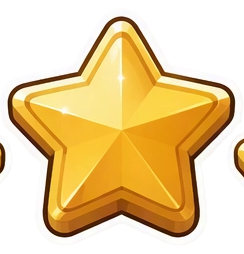
#> input picture Assets/UI/star_center.png, 244 x 254 px
$ python prepare_game_ui.py
#> lines starting #> are read from the running program, lines starting #| are printed output that depends on the picture
"""Prepare a clean star and a redistributable Chinese font for the supplied UI."""
from pathlib import Path
import urllib.request
from PIL import Image
from fontTools import subset

ROOT = Path(__file__).resolve().parents[1]
OUT = ROOT / 'Assets/UI/Prepared'
OUT.mkdir(parents=True, exist_ok=True)

# The center-star image includes slivers of its neighbours. Retain only the
# largest alpha-connected component; do not redraw the user's artwork.
image = Image.open(ROOT / 'Assets/UI/star_center.png').convert('RGBA')
#> image is the input picture: PIL image 244x254 RGBA; mean R, G, B, A 139.3, 111.5, 59.4, 152.6
alpha = image.getchannel('A')
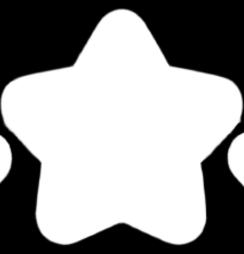
#> alpha: PIL image 244x254 L; min 0, max 255, mean 152.6
pixels = alpha.load()
seen = set()
largest = []
for y in range(image.height):
    for x in range(image.width):
        if (x, y) in seen or pixels[x, y] < 16:
            continue
        component, stack = [], [(x, y)]
        seen.add((x, y))
        while stack:
            point = stack.pop()
            component.append(point)
            px, py = point
            for nx, ny in ((px-1, py), (px+1, py), (px, py-1), (px, py+1)):
                if 0 <= nx < image.width and 0 <= ny < image.height and (nx, ny) not in seen and pixels[nx, ny] >= 16:
                    seen.add((nx, ny))
                    stack.append((nx, ny))
        if len(component) > len(largest):
            largest = component
mask = Image.new('L', image.size)
#> mask: PIL image 244x254 L; every value is 0
for point in largest:
    mask.putpixel(point, pixels[point])
image.putalpha(mask)
image.crop(mask.getbbox()).save(OUT / 'star_clean.png')
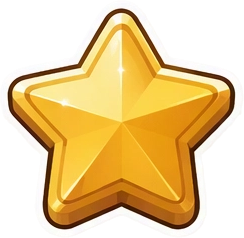
#> saved as star_clean.png: PIL image 244x238 RGBA; mean R, G, B, A 148.6, 118.9, 63.3, 158.3; transparent parts drawn white

cache = ROOT / 'UIReports/font-source'
cache.mkdir(parents=True, exist_ok=True)
font_path = cache / 'NotoSansSC-Regular.otf'
if not font_path.exists():
    urllib.request.urlretrieve('https://raw.githubusercontent.com/notofonts/noto-cjk/main/Sans/SubsetOTF/SC/NotoSansSC-Regular.otf', font_path)
#> (this line was passed over: the network is not available in this run)
license_path = OUT / 'OFL.txt'
if not license_path.exists():
    urllib.request.urlretrieve('https://raw.githubusercontent.com/notofonts/noto-cjk/main/Sans/LICENSE', license_path)
#> (this line was passed over: the network is not available in this run)
text = ''.join(path.read_text(encoding='utf-8-sig') for path in (ROOT / 'Assets/_Scripts/UI').glob('*.cs'))
text += ''.join(chr(i) for i in range(32, 127)) + '←↑↓→★≤'
options = subset.Options()
options.name_IDs = ['*']
#> (the run stopped early here; a loop or call above may not have finished)
